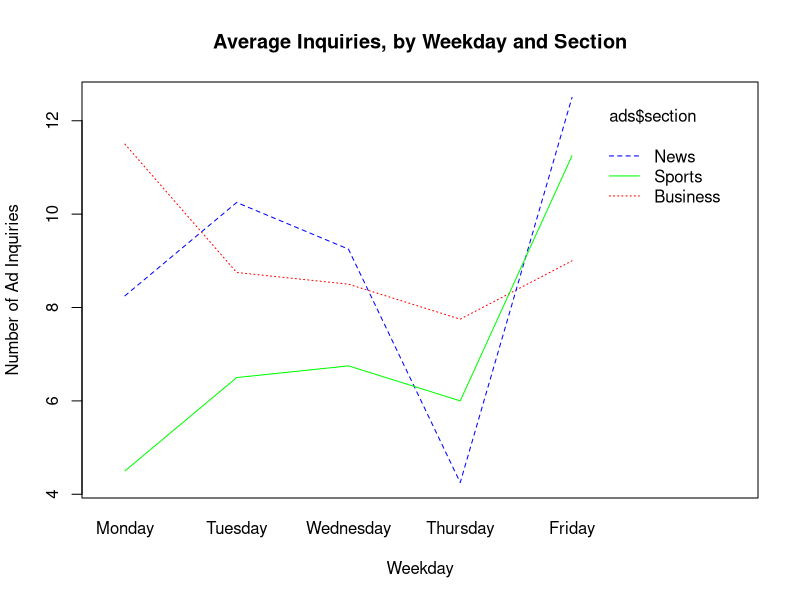
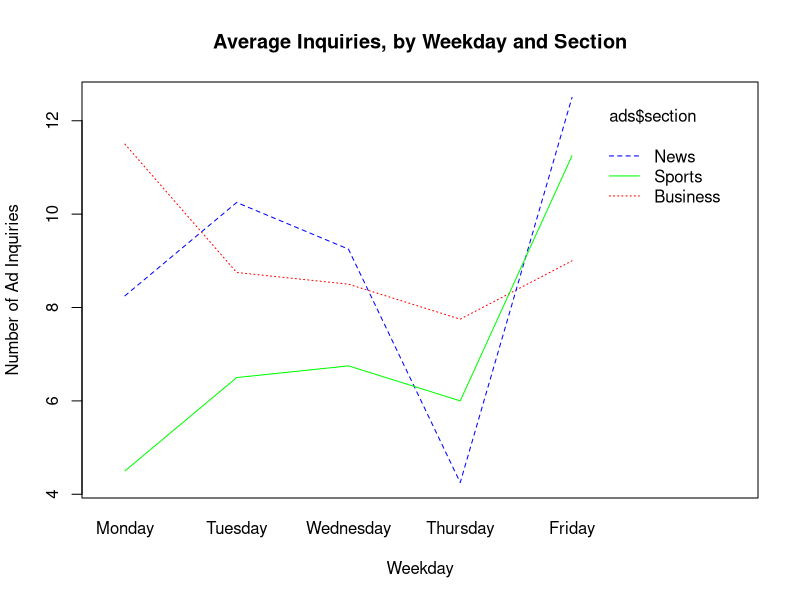

R code for these plots, in order:
## ---- chunk 1
knitr::opts_chunk$set(echo = TRUE)
## ---- chunk 2
ads <- read.table("ads.txt", header=T, sep="\t")

#Look at the top of the data to see variable names and data formatting
head(ads)
## ---- chunk 3
#Since weekdays are an ordinal variable, first we create an R `factor` that will ensure the days are displayed in chronological order on the plot:
day_ord <- factor(ads$weekday, levels=c("Monday","Tuesday","Wednesday","Thursday","Friday"))

#The interaction plot shows the average number of ad inquiries (y) across the days of the week (x), grouped by section (color).
interaction.plot(day_ord, ads$section, ads$inquiries,
                 xlab="Weekday", ylab="Number of Ad Inquiries", 
                 col = c("red", "blue", "green"), 
                 main="Average Inquiries, by Weekday and Section")
## ---- chunk 4
#Two-Way ANOVA
ads.aov <- aov(inquiries ~ section*weekday, data=ads)
summary(ads.aov)
## ---- chunk 5
#Create subsets of the data, based on the weekday
Mon_ads <- subset(ads, weekday == "Monday")
Tue_ads <- subset(ads, weekday == "Tuesday")
Wed_ads <- subset(ads, weekday == "Wednesday")
Thu_ads <- subset(ads, weekday == "Thursday")
Fri_ads <- subset(ads, weekday == "Wednesday")

#View one of the subsets, to ensure it looks the way it should:
head(Mon_ads)
## ---- chunk 6
#One-way ANOVA for each of the weekday subsets. 
mon.aov <- aov(inquiries~section, data= Mon_ads)
tue.aov <- aov(inquiries~section, data= Tue_ads)
wed.aov <- aov(inquiries~section, data= Wed_ads)
thu.aov <- aov(inquiries~section, data= Thu_ads)
fri.aov <- aov(inquiries~section, data= Fri_ads)

summary(mon.aov); summary(tue.aov); summary(wed.aov); summary(thu.aov); summary(fri.aov) 
## ---- chunk 7
TukeyHSD(mon.aov)
TukeyHSD(thu.aov)
## ---- chunk 8
news_ads = subset(ads, section == "News")
bus_ads = subset(ads, section == "Business")
sport_ads = subset(ads, section == "Sports")

head(news_ads)
## ---- chunk 9
news.aov <- aov(inquiries~weekday, data = news_ads)
bus.aov <- aov(inquiries~weekday, data = bus_ads)
sport.aov <- aov(inquiries~weekday, data = sport_ads)

summary(news.aov); summary(bus.aov); summary(sport.aov)
## ---- chunk 10
TukeyHSD(news.aov)
TukeyHSD(bus.aov)
TukeyHSD(sport.aov)
## ---- chunk 11
interaction.plot(day_ord, ads$section, ads$inquiries,
                 xlab="Weekday", ylab="Number of Ad Inquiries", 
                 col = c("red", "blue", "green"), 
                 main="Average Inquiries, by Weekday and Section")
